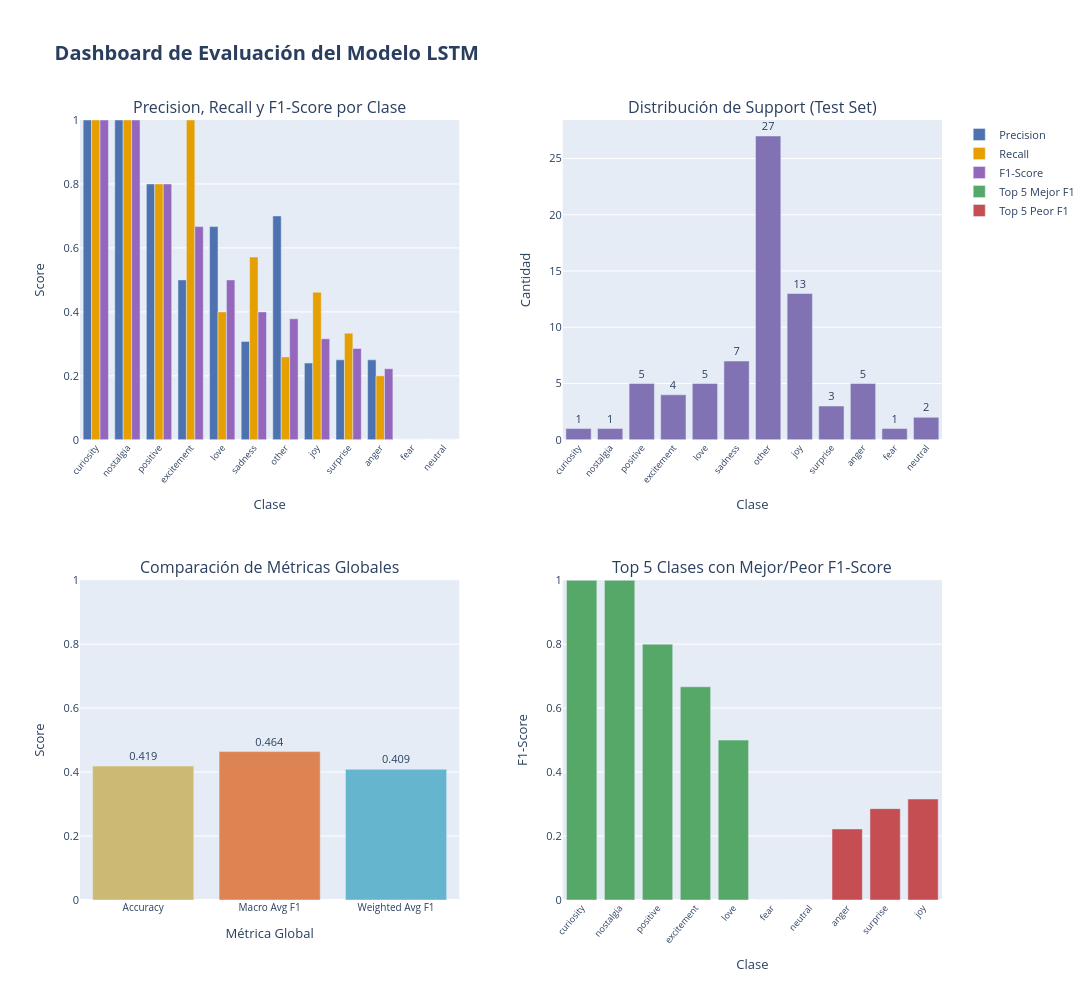
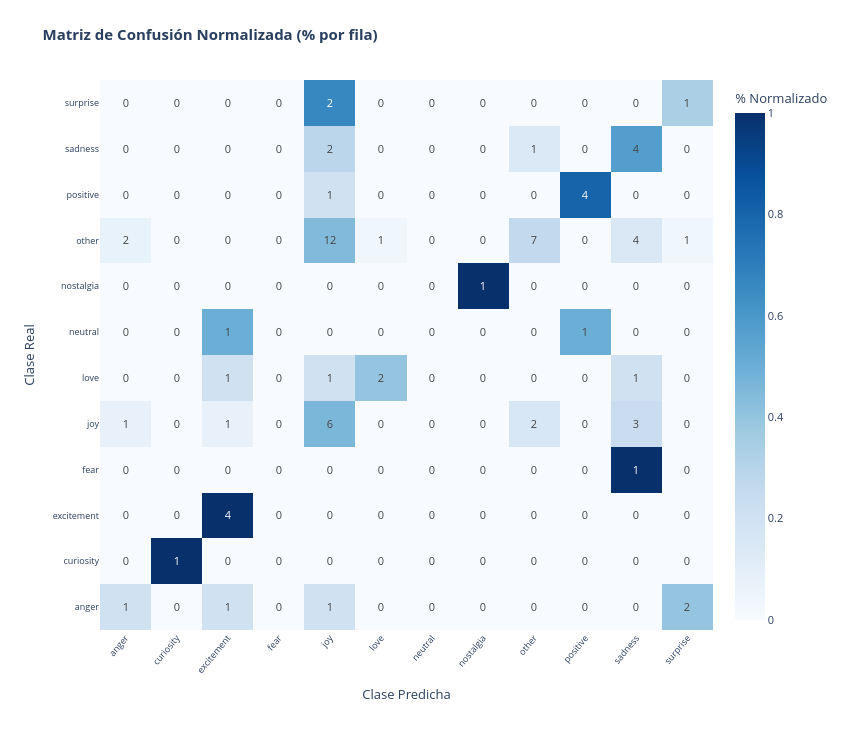
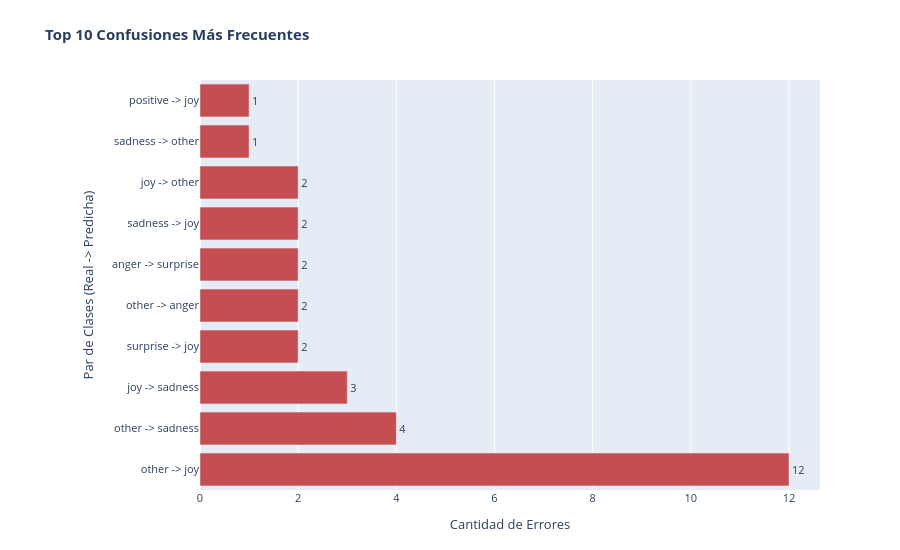

These figures' notebook cell, in order:
### Code cell
from plotly.subplots import make_subplots
from sklearn.metrics import classification_report, confusion_matrix, precision_recall_fscore_support, accuracy_score
import numpy as np
import pandas as pd
import torch

# ==================================================================
# Dashboard de análisis de resultados del modelo LSTM
# ==================================================================
# Este dashboard genera múltiples visualizaciones para analizar
# el desempeño del modelo desde diferentes perspectivas.

import plotly.graph_objects as go

print("[Dashboard] Generando visualizaciones de resultados...")

# ------------------------------------------------------------------
# 0. Preparación robusta de etiquetas y predicciones
# ------------------------------------------------------------------
# En ejecuciones no secuenciales, y_true / y_pred pueden no existir aún.
# Aquí los reconstruimos para que la celda sea autosuficiente.
test_indices = test_dataset.indices
y_true = [dataset[i]['Sentiment'] for i in test_indices]

if 'df_eval' in globals() and {'sentimiento', 'predicción'}.issubset(df_eval.columns):
    # Reutiliza predicciones ya calculadas si están disponibles.
    y_pred = df_eval['predicción'].tolist()
else:
    # Si no existe df_eval, calcula predicciones directamente con el modelo.
    pred_logits_batches = trainer.predict(model, test_loader)
    pred_logits = torch.cat(pred_logits_batches, dim=0)
    pred_class_ids = torch.argmax(pred_logits, dim=-1)
    y_pred = [sentiment_dataset.id_2_class_map[p] for p in pred_class_ids.numpy()]

labels_order = sorted(sentiment_dataset.class_2_id_map.keys())

# ------------------------------------------------------------------
# 1. Preparación de datos
# ------------------------------------------------------------------
# Métricas por clase desde el classification report
report_dict = classification_report(
    y_true, y_pred, labels=labels_order, output_dict=True, zero_division=0
)
metrics_by_class = pd.DataFrame({
    'clase': labels_order,
    'precision': [report_dict[c]['precision'] for c in labels_order],
    'recall': [report_dict[c]['recall'] for c in labels_order],
    'f1-score': [report_dict[c]['f1-score'] for c in labels_order],
    'support': [report_dict[c]['support'] for c in labels_order]
}).sort_values('f1-score', ascending=False)

# ------------------------------------------------------------------
# 2. Figura con 4 subplots (mejorada con mejor espaciado)
# ------------------------------------------------------------------
fig = make_subplots(
    rows=2, cols=2,
    subplot_titles=(
        'Precision, Recall y F1-Score por Clase',
        'Distribución de Support (Test Set)',
        'Comparación de Métricas Globales',
        'Top 5 Clases con Mejor/Peor F1-Score'
    ),
    specs=[
        [{"type": "bar"}, {"type": "bar"}],
        [{"type": "bar"}, {"type": "bar"}]
    ],
    vertical_spacing=0.18,
    horizontal_spacing=0.12
)

# ------------------------------------------------------------------
# Subplot 1: Métricas por clase (barras agrupadas con colores únicos)
# ------------------------------------------------------------------
fig.add_trace(
    go.Bar(name='Precision', x=metrics_by_class['clase'], 
           y=metrics_by_class['precision'], marker_color='#4C72B0'),
    row=1, col=1
)
fig.add_trace(
    go.Bar(name='Recall', x=metrics_by_class['clase'], 
           y=metrics_by_class['recall'], marker_color='#E69F00'),
    row=1, col=1
)
fig.add_trace(
    go.Bar(name='F1-Score', x=metrics_by_class['clase'], 
           y=metrics_by_class['f1-score'], marker_color='#9467BD'),
    row=1, col=1
)

# ------------------------------------------------------------------
# Subplot 2: Support (cantidad de ejemplos por clase en test)
# ------------------------------------------------------------------
fig.add_trace(
    go.Bar(x=metrics_by_class['clase'], y=metrics_by_class['support'],
           marker_color='#8172B3', showlegend=False,
           text=metrics_by_class['support'], textposition='outside'),
    row=1, col=2
)

# ------------------------------------------------------------------
# Subplot 3: Métricas globales (accuracy, macro/weighted avg)
# ------------------------------------------------------------------
acc = accuracy_score(y_true, y_pred)
macro_p, macro_r, macro_f1, _ = precision_recall_fscore_support(
    y_true, y_pred, average='macro', zero_division=0
)
weighted_p, weighted_r, weighted_f1, _ = precision_recall_fscore_support(
    y_true, y_pred, average='weighted', zero_division=0
)

global_metrics = pd.DataFrame({
    'metrica': ['Accuracy', 'Macro Avg F1', 'Weighted Avg F1'],
    'valor': [acc, macro_f1, weighted_f1]
})
fig.add_trace(
    go.Bar(x=global_metrics['metrica'], y=global_metrics['valor'],
           marker_color=['#CCB974', '#DD8452', '#64B5CD'],
           showlegend=False,
           text=[f'{v:.3f}' for v in global_metrics['valor']],
           textposition='outside'),
    row=2, col=1
)

# ------------------------------------------------------------------
# Subplot 4: Top 5 mejores y peores clases por F1
# ------------------------------------------------------------------
top5_best = metrics_by_class.nlargest(5, 'f1-score')
top5_worst = metrics_by_class.nsmallest(5, 'f1-score')

fig.add_trace(
    go.Bar(name='Top 5 Mejor F1', x=top5_best['clase'], 
           y=top5_best['f1-score'], marker_color='#55A868'),
    row=2, col=2
)
fig.add_trace(
    go.Bar(name='Top 5 Peor F1', x=top5_worst['clase'], 
           y=top5_worst['f1-score'], marker_color='#C44E52'),
    row=2, col=2
)

# ------------------------------------------------------------------
# Personalización del layout (mejorada para evitar sobreposición)
# ------------------------------------------------------------------
# Configurar ejes X con mejor rotación y tamaño de fuente
fig.update_xaxes(title_text="Clase", row=1, col=1, tickangle=-50, tickfont=dict(size=9))
fig.update_xaxes(title_text="Clase", row=1, col=2, tickangle=-50, tickfont=dict(size=9))
fig.update_xaxes(title_text="Métrica Global", row=2, col=1, tickfont=dict(size=10))
fig.update_xaxes(title_text="Clase", row=2, col=2, tickangle=-50, tickfont=dict(size=9))

fig.update_yaxes(title_text="Score", row=1, col=1, range=[0, 1.0])
fig.update_yaxes(title_text="Cantidad", row=1, col=2)
fig.update_yaxes(title_text="Score", row=2, col=1, range=[0, 1.0])
fig.update_yaxes(title_text="F1-Score", row=2, col=2, range=[0, 1.0])

fig.update_layout(
    height=1000,
    width=1400,
    title_text="<b>Dashboard de Evaluación del Modelo LSTM</b>",
    title_font_size=20,
    showlegend=True,
    font=dict(size=11),
    hovermode='closest',
    margin=dict(l=80, r=80, t=120, b=100)
)

fig.show()

# ------------------------------------------------------------------
# 3. Tabla resumen de métricas por clase
# ------------------------------------------------------------------
print("\n[Dashboard] Tabla de métricas por clase (ordenadas por F1-score):")
display(metrics_by_class.style.background_gradient(
    subset=['precision', 'recall', 'f1-score'], cmap='RdYlGn', vmin=0, vmax=1
))

# ------------------------------------------------------------------
# 4. Análisis de confusión: Heatmap interactivo de errores
# ------------------------------------------------------------------
print("\n[Dashboard] Generando heatmap interactivo de matriz de confusión...")

# Normalizar matriz por filas (porcentaje de predicciones por clase real)
cm = confusion_matrix(y_true, y_pred, labels=labels_order)
cm_normalized = cm.astype('float') / cm.sum(axis=1)[:, np.newaxis]

fig_cm = go.Figure(data=go.Heatmap(
    z=cm_normalized,
    x=labels_order,
    y=labels_order,
    colorscale='Blues',
    text=cm,  # Muestra valores absolutos
    texttemplate='%{text}',
    hovertemplate='Real: %{y}<br>Predicha: %{x}<br>Count: %{text}<br>%: %{z:.1%}<extra></extra>',
    colorbar=dict(title="% Normalizado")
))

fig_cm.update_layout(
    title='<b>Matriz de Confusión Normalizada (% por fila)</b>',
    xaxis_title='Clase Predicha',
    yaxis_title='Clase Real',
    height=750,
    width=850,
    font=dict(size=11),
    xaxis=dict(tickangle=-50, tickfont=dict(size=9)),
    yaxis=dict(tickfont=dict(size=9)),
    margin=dict(l=100, r=50, t=80, b=120)
)

fig_cm.show()

# ------------------------------------------------------------------
# 5. Gráfico de errores más frecuentes
# ------------------------------------------------------------------
print("\n[Dashboard] Generando gráfico de confusiones más frecuentes...")

# Construye pares de error sin depender de celdas previas.
cm_no_diag = cm.copy()
np.fill_diagonal(cm_no_diag, 0)

error_pairs = []
for i, real_label in enumerate(labels_order):
    for j, pred_label in enumerate(labels_order):
        if cm_no_diag[i, j] > 0:
            error_pairs.append({
                'real': real_label,
                'predicha': pred_label,
                'conteo': int(cm_no_diag[i, j])
            })

if error_pairs:
    error_pairs_df = pd.DataFrame(error_pairs).sort_values('conteo', ascending=False)
else:
    error_pairs_df = pd.DataFrame(columns=['real', 'predicha', 'conteo'])

top_errors = error_pairs_df.head(10)

fig_errors = go.Figure(data=[
    go.Bar(
        x=top_errors['conteo'],
        y=[f"{r['real']} -> {r['predicha']}" for _, r in top_errors.iterrows()],
        orientation='h',
        marker_color='#C44E52',
        text=top_errors['conteo'],
        textposition='outside'
    )
])

fig_errors.update_layout(
    title='<b>Top 10 Confusiones Más Frecuentes</b>',
    xaxis_title='Cantidad de Errores',
    yaxis_title='Par de Clases (Real -> Predicha)',
    height=550,
    width=900,
    font=dict(size=11),
    showlegend=False,
    margin=dict(l=200, r=80, t=80, b=60)
)

fig_errors.show()

print("[Dashboard] Visualizaciones completadas.")

### Figure 1 — Plotly figure (JSON) as saved in the notebook; plotly's stock layout.template omitted (floating-point values rounded to 4 significant figures)
{"data": [{"marker": {"color": "#4C72B0"}, "name": "Precision", "type": "bar", "x": ["curiosity", "nostalgia", "positive", "excitement", "love", "sadness", "other", "joy", "surprise", "anger", "fear", "neutral"], "xaxis": "x", "y": [1.0, 1.0, 0.8, 0.5, 0.6667, 0.3077, 0.7, 0.24, 0.25, 0.25, 0.0, 0.0], "yaxis": "y"}, {"marker": {"color": "#E69F00"}, "name": "Recall", "type": "bar", "x": ["curiosity", "nostalgia", "positive", "excitement", "love", "sadness", "other", "joy", "surprise", "anger", "fear", "neutral"], "xaxis": "x", "y": [1.0, 1.0, 0.8, 1.0, 0.4, 0.5714, 0.2593, 0.4615, 0.3333, 0.2, 0.0, 0.0], "yaxis": "y"}, {"marker": {"color": "#9467BD"}, "name": "F1-Score", "type": "bar", "x": ["curiosity", "nostalgia", "positive", "excitement", "love", "sadness", "other", "joy", "surprise", "anger", "fear", "neutral"], "xaxis": "x", "y": [1.0, 1.0, 0.8, 0.6667, 0.5, 0.4, 0.3784, 0.3158, 0.2857, 0.2222, 0.0, 0.0], "yaxis": "y"}, {"marker": {"color": "#8172B3"}, "showlegend": false, "text": [1.0, 1.0, 5.0, 4.0, 5.0, 7.0, 27.0, 13.0, 3.0, 5.0, 1.0, 2.0], "textposition": "outside", "type": "bar", "x": ["curiosity", "nostalgia", "positive", "excitement", "love", "sadness", "other", "joy", "surprise", "anger", "fear", "neutral"], "xaxis": "x2", "y": [1.0, 1.0, 5.0, 4.0, 5.0, 7.0, 27.0, 13.0, 3.0, 5.0, 1.0, 2.0], "yaxis": "y2"}, {"marker": {"color": ["#CCB974", "#DD8452", "#64B5CD"]}, "showlegend": false, "text": ["0.419", "0.464", "0.409"], "textposition": "outside", "type": "bar", "x": ["Accuracy", "Macro Avg F1", "Weighted Avg F1"], "xaxis": "x3", "y": [0.4189, 0.4641, 0.4089], "yaxis": "y3"}, {"marker": {"color": "#55A868"}, "name": "Top 5 Mejor F1", "type": "bar", "x": ["curiosity", "nostalgia", "positive", "excitement", "love"], "xaxis": "x4", "y": [1.0, 1.0, 0.8, 0.6667, 0.5], "yaxis": "y4"}, {"marker": {"color": "#C44E52"}, "name": "Top 5 Peor F1", "type": "bar", "x": ["fear", "neutral", "anger", "surprise", "joy"], "xaxis": "x4", "y": [0.0, 0.0, 0.2222, 0.2857, 0.3158], "yaxis": "y4"}], "layout": {"annotations": [{"font": {"size": 16}, "showarrow": false, "text": "Precision, Recall y F1-Score por Clase", "x": 0.22, "xanchor": "center", "xref": "paper", "y": 1, "yanchor": "bottom", "yref": "paper"}, {"font": {"size": 16}, "showarrow": false, "text": "Distribución de Support (Test Set)", "x": 0.78, "xanchor": "center", "xref": "paper", "y": 1, "yanchor": "bottom", "yref": "paper"}, {"font": {"size": 16}, "showarrow": false, "text": "Comparación de Métricas Globales", "x": 0.22, "xanchor": "center", "xref": "paper", "y": 0.41, "yanchor": "bottom", "yref": "paper"}, {"font": {"size": 16}, "showarrow": false, "text": "Top 5 Clases con Mejor/Peor F1-Score", "x": 0.78, "xanchor": "center", "xref": "paper", "y": 0.41, "yanchor": "bottom", "yref": "paper"}], "font": {"size": 11}, "height": 1000, "hovermode": "closest", "margin": {"b": 100, "l": 80, "r": 80, "t": 120}, "showlegend": true, "title": {"font": {"size": 20}, "text": "<b>Dashboard de Evaluación del Modelo LSTM</b>"}, "width": 1400, "xaxis": {"anchor": "y", "domain": [0, 0.44], "tickangle": -50, "tickfont": {"size": 9}, "title": {"text": "Clase"}}, "xaxis2": {"anchor": "y2", "domain": [0.56, 1], "tickangle": -50, "tickfont": {"size": 9}, "title": {"text": "Clase"}}, "xaxis3": {"anchor": "y3", "domain": [0, 0.44], "tickfont": {"size": 10}, "title": {"text": "Métrica Global"}}, "xaxis4": {"anchor": "y4", "domain": [0.56, 1], "tickangle": -50, "tickfont": {"size": 9}, "title": {"text": "Clase"}}, "yaxis": {"anchor": "x", "domain": [0.59, 1], "range": [0, 1], "title": {"text": "Score"}}, "yaxis2": {"anchor": "x2", "domain": [0.59, 1], "title": {"text": "Cantidad"}}, "yaxis3": {"anchor": "x3", "domain": [0, 0.41], "range": [0, 1], "title": {"text": "Score"}}, "yaxis4": {"anchor": "x4", "domain": [0, 0.41], "range": [0, 1], "title": {"text": "F1-Score"}}}}

### Figure 2 — Plotly figure (JSON) as saved in the notebook; plotly's stock layout.template omitted (floating-point values rounded to 4 significant figures; data arrays with more than 128 entries replaced by an {"elided": "..."} marker saying what was removed)
{"data": [{"colorbar": {"title": {"text": "% Normalizado"}}, "colorscale": [[0, "rgb(247,251,255)"], [0.125, "rgb(222,235,247)"], [0.25, "rgb(198,219,239)"], [0.375, "rgb(158,202,225)"], [0.5, "rgb(107,174,214)"], [0.625, "rgb(66,146,198)"], [0.75, "rgb(33,113,181)"], [0.875, "rgb(8,81,156)"], [1, "rgb(8,48,107)"]], "hovertemplate": "Real: %{y}<br>Predicha: %{x}<br>Count: %{text}<br>%: %{z:.1%}<extra></extra>", "text": {"elided": "12x12 int values"}, "texttemplate": "%{text}", "type": "heatmap", "x": ["anger", "curiosity", "excitement", "fear", "joy", "love", "neutral", "nostalgia", "other", "positive", "sadness", "surprise"], "y": ["anger", "curiosity", "excitement", "fear", "joy", "love", "neutral", "nostalgia", "other", "positive", "sadness", "surprise"], "z": {"elided": "12x12 float values"}}], "layout": {"font": {"size": 11}, "height": 750, "margin": {"b": 120, "l": 100, "r": 50, "t": 80}, "title": {"text": "<b>Matriz de Confusión Normalizada (% por fila)</b>"}, "width": 850, "xaxis": {"tickangle": -50, "tickfont": {"size": 9}, "title": {"text": "Clase Predicha"}}, "yaxis": {"tickfont": {"size": 9}, "title": {"text": "Clase Real"}}}}

### Figure 3 — Plotly figure (JSON) as saved in the notebook; plotly's stock layout.template omitted (floating-point values rounded to 4 significant figures)
{"data": [{"marker": {"color": "#C44E52"}, "orientation": "h", "text": [12.0, 4.0, 3.0, 2.0, 2.0, 2.0, 2.0, 2.0, 1.0, 1.0], "textposition": "outside", "type": "bar", "x": [12, 4, 3, 2, 2, 2, 2, 2, 1, 1], "y": ["other -> joy", "other -> sadness", "joy -> sadness", "surprise -> joy", "other -> anger", "anger -> surprise", "sadness -> joy", "joy -> other", "sadness -> other", "positive -> joy"]}], "layout": {"font": {"size": 11}, "height": 550, "margin": {"b": 60, "l": 200, "r": 80, "t": 80}, "showlegend": false, "title": {"text": "<b>Top 10 Confusiones Más Frecuentes</b>"}, "width": 900, "xaxis": {"title": {"text": "Cantidad de Errores"}}, "yaxis": {"title": {"text": "Par de Clases (Real -> Predicha)"}}}}
